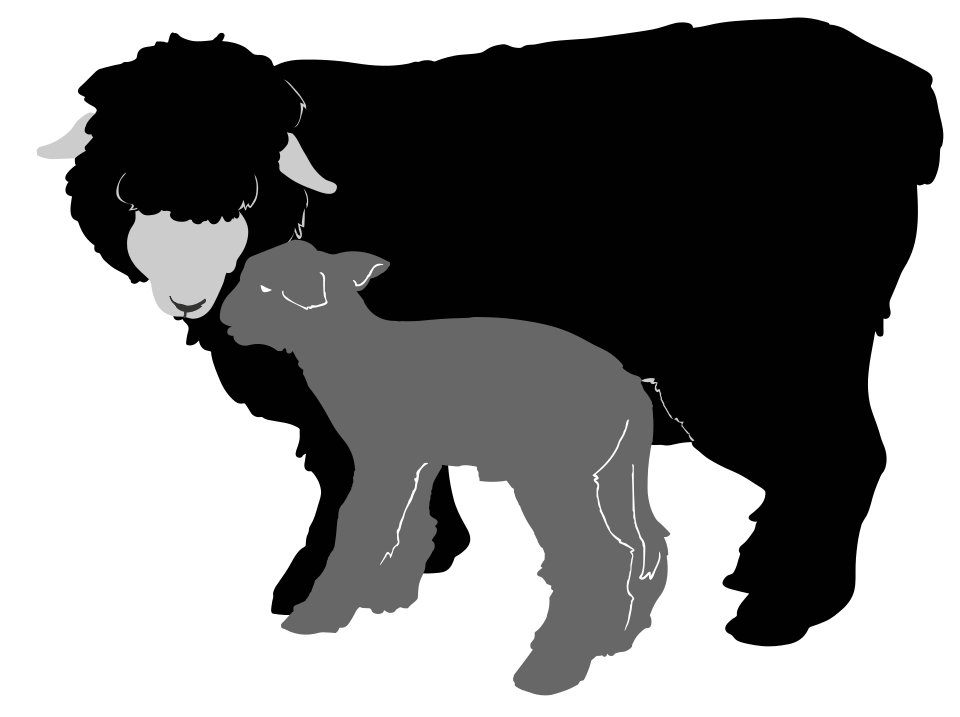
#> input picture assets/sheep-source.png, 960 x 717 px
$ python build_header.py
#> lines starting #> are read from the running program, lines starting #| are printed output that depends on the picture; after the words box and inside, x2 and y2 are one past the last pixel; in counts of white or black regions, pixels touching at a corner belong together
#!/usr/bin/env python3
"""Build the terminal-style profile header SVG.

The ASCII art is derived from a CC0 sheep silhouette
(commons.wikimedia.org / LadyofHats). Re-run daily by GitHub Actions
so the star counts stay current.
"""
from __future__ import annotations

import datetime as dt
import json
import os
import urllib.error
import urllib.request
from html import escape
from pathlib import Path

import numpy as np
from PIL import Image, ImageDraw, ImageFilter, ImageOps

ROOT = Path(__file__).resolve().parent.parent
SRC_IMAGE = ROOT / "assets" / "sheep-source.png"
OUT_SVG = ROOT / "assets" / "header.svg"

USER = "jryang1997"
FLAGSHIP = "MenuBarMijia"

# ---- typography -----------------------------------------------------------
COLS = 62
FS = 9.4
CW = FS * 0.618
LH = 9.7
ART_X, ART_Y = 28, 86

RAMP = " .:-=+*#%@"


def sheep_ascii() -> list[str]:
    """Trace the silhouette, thicken the outline, downsample to characters."""
    im = Image.open(SRC_IMAGE).convert("RGBA")
    flat = Image.new("RGBA", im.size, (255, 255, 255, 255))
    im = Image.alpha_composite(flat, im).convert("L")

    crop = ImageOps.expand(im.crop((12, 22, 498, 700)), border=20, fill=255)
    binary = crop.point(lambda p: 0 if p < 128 else 255)
    edges = binary.filter(ImageFilter.FIND_EDGES).point(lambda p: 255 if p > 40 else 0)
    edges = ImageOps.invert(edges).filter(ImageFilter.MinFilter(13))

    draw = ImageDraw.Draw(edges)
    w, h = edges.size
    m = 18
    draw.rectangle([0, 0, w, m], fill=255)
    draw.rectangle([0, h - m, w, h], fill=255)
    draw.rectangle([0, 0, m, h], fill=255)
    draw.rectangle([w - m, 0, w, h], fill=255)

    rows = int(COLS * (crop.height / crop.width) * 0.618)
    small = edges.resize((COLS, rows), Image.LANCZOS)
    px = np.asarray(small).astype(np.float64)
    return [
        "".join(RAMP[int((255 - px[y, x]) / 255 * (len(RAMP) - 1))] for x in range(COLS))
        for y in range(rows)
    ]


def github_stats() -> tuple[int, int, int]:
    """Return (flagship stars, total stars, public repo count); 0s on failure."""
    token = os.environ.get("GITHUB_TOKEN") or os.environ.get("GH_TOKEN")
    if not token:
        return 0, 0, 0

    def call(path: str):
        req = urllib.request.Request(
            f"https://api.github.com{path}",
            headers={
                "Authorization": f"Bearer {token}",
                "Accept": "application/vnd.github+json",
                "User-Agent": f"{USER}-profile-header",
            },
        )
        with urllib.request.urlopen(req, timeout=20) as r:
            return json.load(r)

    try:
        repos, page = [], 1
        while True:
            batch = call(f"/users/{USER}/repos?per_page=100&page={page}&sort=pushed")
            if not batch:
                break
            repos.extend(batch)
            page += 1
            if page > 5:
                break
        owned = [r for r in repos if not r.get("fork")]
        flagship = next((r["stargazers_count"] for r in owned if r["name"] == FLAGSHIP), 0)
        total = sum(r["stargazers_count"] for r in owned)
        return flagship, total, len(owned)
    except (urllib.error.URLError, KeyError, ValueError):
        return 0, 0, 0


def build_svg(art: list[str], flagship: int, total: int, repos: int, updated: str) -> str:
    rows = len(art)
    art_w, art_h = COLS * CW, rows * LH
    ix = int(ART_X + art_w + 46)
    win_w = int(ix + 296 - 8)
    win_h = int(max(ART_Y + art_h + 44, 560))
    w, h = win_w + 16, win_h + 16
    wx = wy = 8
    top = 34

    info = [
        ("os", "macOS · Windows · Android"),
        ("role", "vibe coder · 非科班"),
        ("stack", "Swift · TS · Rust · Python"),
        ("now", f"{FLAGSHIP} · ★{flagship}"),
        ("side", "ASCII whales · AI agents"),
        ("motto", "小摩擦，搓成小工具"),
    ]

    o = [
        f'<svg xmlns="http://www.w3.org/2000/svg" width="{w}" height="{h}" '
        f'viewBox="0 0 {w} {h}" role="img" '
        f'aria-label="{escape(USER)} — ASCII line-art of a ewe and her lamb, framed as a terminal window">',
        "<style>"
        ":root{--bg:#0d1117;--bar:#161b22;--bd:#30363d;--fg:#e6edf3;--mu:#8b949e;"
        "--am:#e3b341;--gr:#7ee787;--sav:#6e7681;--art:#c9d1d9;}"
        '.m{font-family:ui-monospace,SFMono-Regular,"SF Mono",Menlo,Consolas,monospace}'
        "</style>",
        f'<rect x="{wx}" y="{wy}" width="{win_w}" height="{win_h}" rx="10" '
        f'fill="var(--bg)" stroke="var(--bd)" stroke-width="1.5"/>',
        f'<path d="M{wx+10} {wy} h{win_w-20} a10,10 0 0 1 10,10 v{top-10} h-{win_w} '
        f'v-{top-10} a10,10 0 0 1 10,-10 z" fill="var(--bar)"/>',
        f'<path d="M{wx+10} {wy+top} H{wx+win_w-10}" stroke="var(--bd)" stroke-width="1"/>',
    ]
    for i, colour in enumerate(["#ff5f57", "#febc2e", "#28c840"]):
        o.append(
            f'<circle cx="{wx+20+i*15}" cy="{wy+16}" r="4.5" fill="{colour}" opacity="0.9"/>'
        )
    o.append(
        f'<text class="m" x="{wx+win_w/2}" y="{wy+20}" text-anchor="middle" '
        f'font-size="11" fill="var(--mu)">{escape(USER)}@github: ~ — sheep.txt</text>'
    )

    # 逐带显现：把字符行切成若干带，每带一个 opacity 动画，模拟终端打印
    BANDS = 7
    CYCLE = 26.0
    reveal_end = 0.42
    band_size = max(1, -(-len(art) // BANDS))
    o.append(
        '<g font-family="ui-monospace,SFMono-Regular,Menlo,monospace" '
        f'font-size="{FS}" fill="var(--art)">'
    )
    for b in range(BANDS):
        chunk = art[b * band_size:(b + 1) * band_size]
        if not any(l.strip() for l in chunk):
            continue
        t0 = max(0.001, b / BANDS * reveal_end)
        o.append('<g opacity="1">')
        o.append(
            f'<animate attributeName="opacity" values="0.15;1;1;0.15;0.15" '
            f'keyTimes="0;{t0:.3f};0.88;0.94;1" dur="{CYCLE}s" repeatCount="indefinite"/>'
        )
        for off, line in enumerate(chunk):
            i = b * band_size + off
            if line.strip():
                o.append(
                    f'<text x="{ART_X}" y="{ART_Y+i*LH:.1f}" xml:space="preserve">{escape(line)}</text>'
                )
        o.append("</g>")
    o.append("</g>")

    y = ART_Y + 46
    CYCLE = 26.0
    reveal_end = 0.42

    def fade(wrap: str, t0: float) -> None:
        o.append(f'<g opacity="1"><animate attributeName="opacity" values="0.15;1;1;0.15;0.15" '
                 f'keyTimes="0;{t0:.3f};0.88;0.94;1" dur="{CYCLE}s" repeatCount="indefinite"/>{wrap}</g>')

    fade(f'<text class="m" x="{ix}" y="{y}" font-size="11" fill="var(--sav)"># 母羊和她的小羊</text>', 0.04)
    y += 28
    fade(f'<text class="m" x="{ix}" y="{y}" font-size="15" fill="var(--fg)" font-weight="600">一只羊的 ASCII</text>', 0.10)
    y += 30
    t = 0.16
    for key, value in info:
        fade(
            f'<text class="m" x="{ix}" y="{y}" font-size="11" fill="var(--am)">{escape(key)}</text>'
            f'<text class="m" x="{ix+48}" y="{y}" font-size="11" fill="var(--fg)" '
            f'xml:space="preserve">{escape(value)}</text>',
            t,
        )
        y += 22
        t = min(0.40, t + 0.035)
    y += 6
    o.append(f'<text class="m" x="{ix}" y="{y}" font-size="11" fill="var(--sav)">$</text>')
    o.append(
        f'<rect x="{ix+9}" y="{y-9}" width="6" height="11" fill="var(--gr)" opacity="0.8">'
        '<animate attributeName="opacity" values="0.85;0;0.85;0.85" keyTimes="0;0.5;0.52;1" dur="1.15s" repeatCount="indefinite"/>'
        "</rect>"
    )

    status_y = win_h - 8
    o.append(f'<path d="M{wx+10} {status_y-20} H{wx+win_w-10}" stroke="var(--bd)" stroke-width="1"/>')
    o.append(
        f'<text class="m" x="{wx+14}" y="{status_y-4}" font-size="10" fill="var(--mu)" '
        f'xml:space="preserve">[0] 0:zsh*  sheep.txt — {COLS}×{rows}</text>'
    )
    o.append(
        f'<text class="m" x="{wx+win_w/2}" y="{status_y-4}" font-size="10" fill="var(--sav)" '
        f'text-anchor="middle">{total}★ · {repos} repos</text>'
    )
    o.append(
        f'<text class="m" x="{wx+win_w-14}" y="{status_y-4}" font-size="10" fill="var(--mu)" '
        f'text-anchor="end">updated {escape(updated)}</text>'
    )
    o.append("</svg>")
    return "\n".join(o)


def main() -> None:
    art = sheep_ascii()
#> in sheep_ascii, im is the input picture: PIL image 960x717 RGBA; mean R, G, B, A 19, 19, 19, 143.9
#> in sheep_ascii, `flat = Image.new("RGBA", im.size, (255, 255, 255, 255))`: flat: PIL image 960x717 RGBA; every value is 255
#> in sheep_ascii, `crop = ImageOps.expand(im.crop((12, 22, 498, 700)), border=20, fill=255)`:
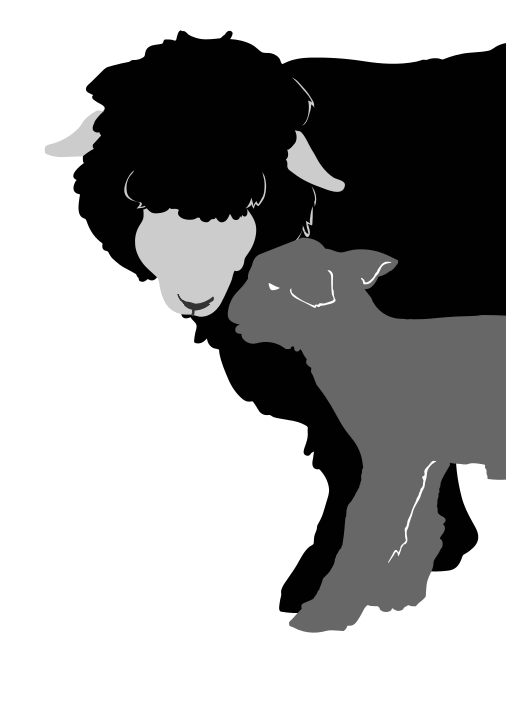
#> crop: PIL image 526x718 L; min 1, max 255, mean 163.1
#> in sheep_ascii, `binary = crop.point(lambda p: 0 if p < 128 else 255)`:
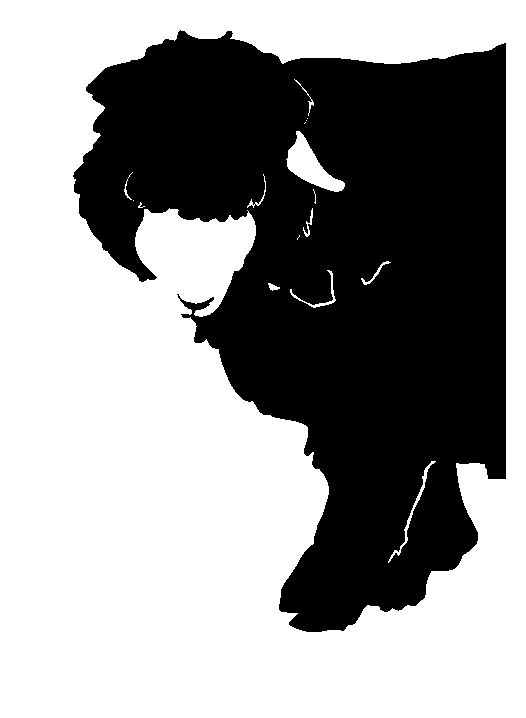
#> binary: PIL image 526x718 L; 58.8% white; 1 black region, box (x1, y1, x2, y2) and area: (73, 30, 506, 632) 155521
#> in sheep_ascii, `edges = binary.filter(ImageFilter.FIND_EDGES).point(lambda p: 255 if p..`:
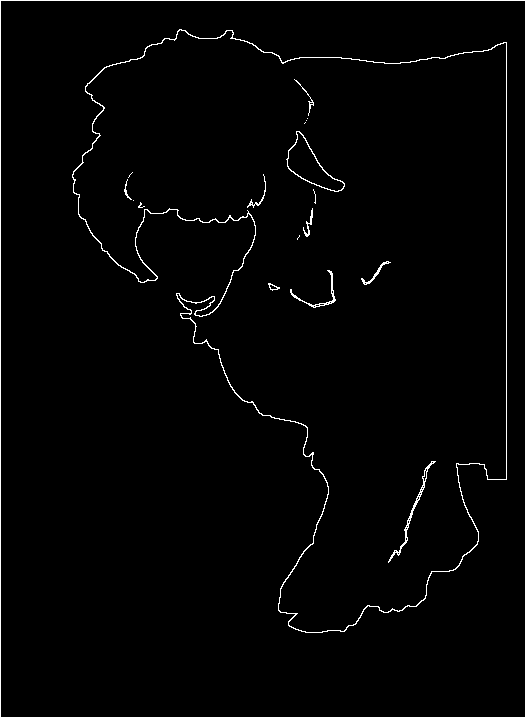
#> edges: PIL image 526x718 L; 1.8% white in thin lines or dots
#> in sheep_ascii, `edges = ImageOps.invert(edges).filter(ImageFilter.MinFilter(13))`:
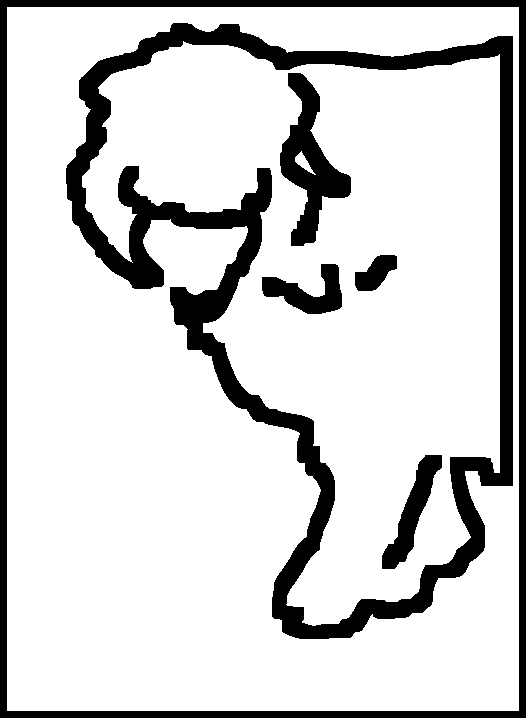
#> edges: PIL image 526x718 L; 82.6% white; 6 black regions, box (x1, y1, x2, y2) and area: (66, 23, 513, 639) 38242, (0, 0, 526, 718) 17220, (280, 73, 351, 246) 4906, (382, 455, 442, 569) 2297, (262, 264, 342, 314) 1997, (355, 255, 397, 291) 919
#> in sheep_ascii, `small = edges.resize((COLS, rows), Image.LANCZOS)`:
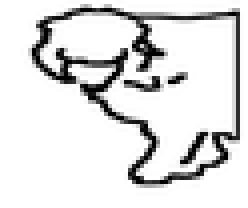
#> small: PIL image 62x52 L (shown 4 times larger); min 0, max 255, mean 223.1
#> art = 52 items
    flagship, total, repos = github_stats()
    updated = dt.datetime.now(dt.timezone.utc).strftime("%Y-%m-%d")
    OUT_SVG.write_text(build_svg(art, flagship, total, repos, updated), encoding="utf-8")
#> in build_svg, `rows = len(art)`: rows = 52
#> in build_svg, `art_w, art_h = COLS * CW, rows * LH`: art_w = 360.2; art_h = 504.4
#> in build_svg, `ix = int(ART_X + art_w + 46)`: ix = 434
#> in build_svg, `win_w = int(ix + 296 - 8)`: win_w = 722
#> in build_svg, `win_h = int(max(ART_Y + art_h + 44, 560))`: win_h = 634
#> in build_svg, `w, h = win_w + 16, win_h + 16`: w = 738; h = 650
#> after the loop in build_svg, `for i, colour in enumerate(["#ff5f57", "#febc2e", "#28c840"]):`: o = 8 items
#> in build_svg, `band_size = max(1, -(-len(art) // BANDS))`: band_size = 8
#> after the loop in build_svg, `for b in range(BANDS):`: o = 74 items
#> after the loop in build_svg, `for key, value in info:`: y = 322
#> in build_svg, `y += 6`: y = 328
#> in build_svg, `status_y = win_h - 8`: status_y = 626
    print(f"wrote {OUT_SVG.relative_to(ROOT)} — {COLS}x{len(art)}, ★{total} across {repos} repos")
#| wrote assets/header.svg — 62x52, ★0 across 0 repos


if __name__ == "__main__":
    main()

$ run again, with assets/whale-shape-source.png copied over assets/sheep-source.png
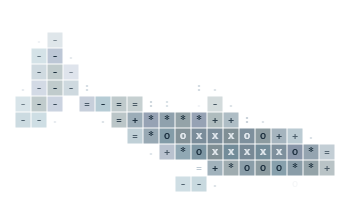
#> input picture assets/whale-shape-source.png, 350 x 220 px
#> flat: PIL image 350x220 RGBA; every value is 255
#> in sheep_ascii, `binary = crop.point(lambda p: 0 if p < 128 else 255)`:
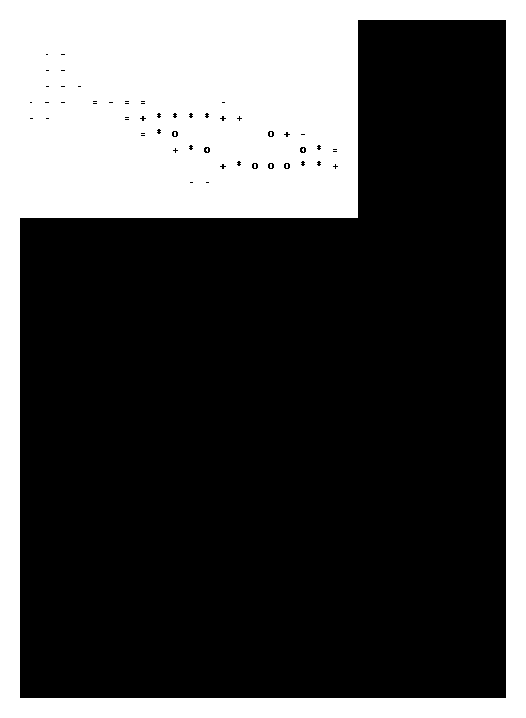
#> binary: PIL image 526x718 L; 30.3% white; 8 white regions (7 under 20 px), largest, box (x1, y1, x2, y2) and area: (0, 0, 526, 718) 114533
#> in sheep_ascii, `small = edges.resize((COLS, rows), Image.LANCZOS)`:
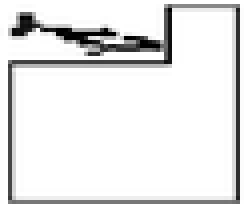
#> small: PIL image 62x52 L (shown 4 times larger); min 0, max 255, mean 231.2
#> art = 52 items
#> in build_svg, `rows = len(art)`: rows = 52
#> art_w = 360.2; art_h = 504.4
#> ix = 434
#> win_w = 722
#> win_h = 634
#> in build_svg, `w, h = win_w + 16, win_h + 16`: w = 738; h = 650
#> after the loop in build_svg, `for i, colour in enumerate(["#ff5f57", "#febc2e", "#28c840"]):`: o = 8 items
#> band_size = 8
#> after the loop in build_svg, `for b in range(BANDS):`: o = 81 items
#> after the loop in build_svg, `for key, value in info:`: y = 322
#> in build_svg, `y += 6`: y = 328
#> status_y = 626
#| wrote assets/header.svg — 62x52, ★0 across 0 repos
